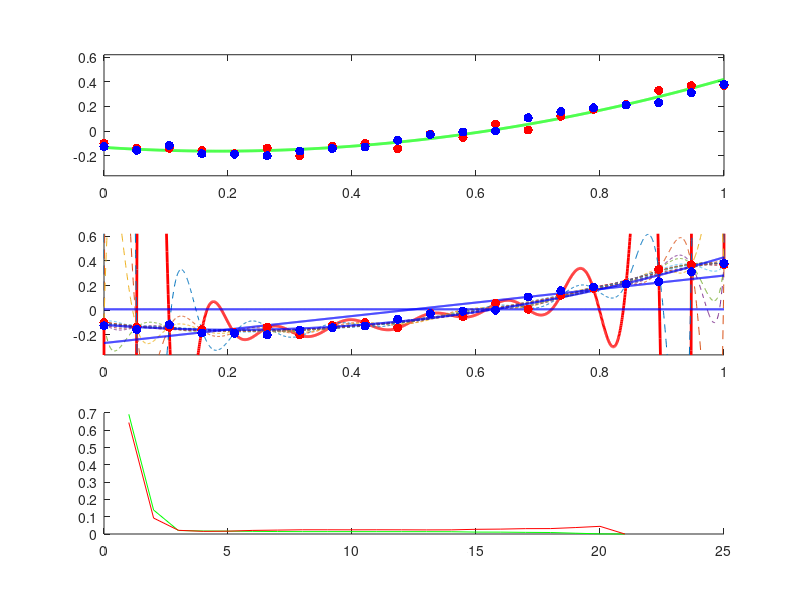

Write MATLAB code to recreate this figure.
#octave
n_pars = 3;
n_points = 20;
p_true = (rand(n_pars, 1) - 0.5).*2;
#p_true = [10, 2, 0];
x = linspace(0, 1, n_points);
x_smooth = linspace(0, 1, n_points*100);
y = polyval(p_true, x);
y_valid = y + (rand(1, n_points) - 0.5).*(max(y) - min(y))*0.2;
y = y + (rand(1, n_points) - 0.5).*(max(y) - min(y))*0.2;

y_true = polyval(p_true, x_smooth);
clf; figure(1, 'position', [0,0,1000,1200]);
subplot(3, 1, 1);

plot( x_smooth, y_true, 'g-','linewidth',2,
      x, y, 'r.', 'markersize', 20,
      x, y_valid, 'b.', 'markersize', 20
      );
ylim([min(y_true) - 0.2 max(y_true) + 0.2]);
subplot(3, 1, 2);
hold on;
chi2 = 0
chi2_valid = 0
for i_par = flip(0:(n_points-1))

  pars = polyfit(x, y, i_par);
  vals = polyval(pars, x);
  chi2 = [chi2 sum((vals - y).^2)];
  chi2_valid = [chi2_valid sum((vals - y_valid).^2)];
  if i_par <= n_pars-1
    plot(x_smooth, polyval(pars, x_smooth), 'b', 'linewidth',1.5);
  else if i_par == n_points-1
    plot(x_smooth, polyval(pars, x_smooth), 'r-','linewidth',2);
  else
    plot(x_smooth, polyval(pars, x_smooth), '--','linewidth',0.2);
  endif
  endif
endfor
chi2 = flip(chi2);
chi2_valid = flip(chi2_valid);
plot( x, y, 'r.', 'markersize', 20,
      x, y_valid, 'b.', 'markersize', 20
      );
ylim([min(y_true) - 0.2 max(y_true) + 0.2]);
hold off;
subplot(3, 1, 3);
hold on
plot(chi2,'g')
plot(chi2_valid, 'r')
hold off

